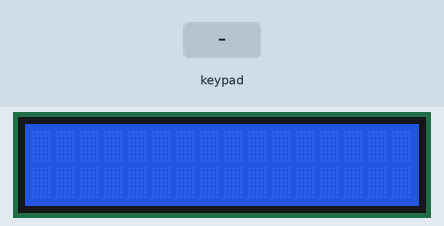
Simulated run of this sketch. Board: Arduino Uno, built with avr-gcc and run on an emulated ATmega328P. Parts: 16×2 character LCD. Wiring (inferred from the names in the program): 4×4 keypad with keys 1 2 3 A 4 5 6 B 7 8 9 C * 0 # D: rows pin 3, pin 4, pin 5, pin 6; columns pin 8, pin 9, pin 10, pin 11. Inputs (shaded band) come from the test bench. What the sketch prints to the serial monitor is not drawn.

Above: at 1.2 s.
1.3 s: key '4' pressed
At 2.0 s:
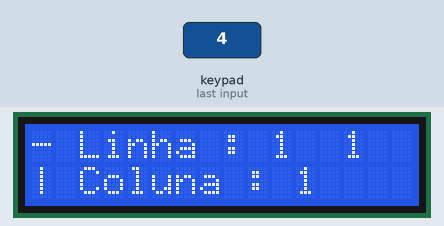
2.8 s: keypad keys 2 5 pressed 0.4 s apart
At 6.6 s:
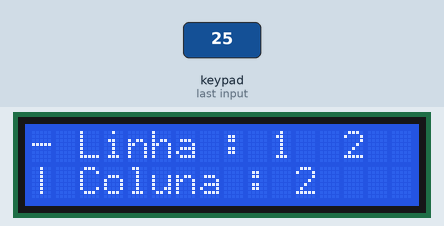
Timing chart, 0 to 8.1 s (numbered marks = the images above; inputs shaded):
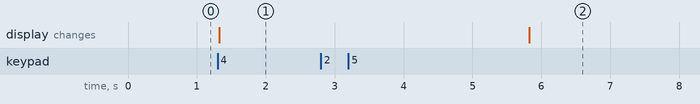

The sketch:

keypad_4x4.ino
```cpp
//Programa: Display LCD 16x2 e modulo I2C
//Autor: Arduino e Cia
#include <Wire.h>
#include <LiquidCrystal_I2C.h>

#define LINHA_1 3
#define LINHA_2 4
#define LINHA_3 5
#define LINHA_4 6

#define COLUNA_1 8
#define COLUNA_2 9
#define COLUNA_3 10
#define COLUNA_4 11

//Inicializa o display no endereco 0x27
LiquidCrystal_I2C lcd(0x27,16,2);

struct TeclaPressionada{
  int linha;
  int coluna;
  char caractere;
};

TeclaPressionada tecla;

void setup()
{
    //Pinos ligados aos pinos 1, 2, 3 e 4 do teclado - Linhas
    pinMode(LINHA_1, OUTPUT);
    pinMode(LINHA_2, OUTPUT);
    pinMode(LINHA_3, OUTPUT);
    pinMode(LINHA_4, OUTPUT);

    //Pinos ligados aos pinos 5, 6, 7 e 8 do teclado - Colunas
    pinMode(COLUNA_1, INPUT);
    pinMode(COLUNA_2, INPUT);
    pinMode(COLUNA_3, INPUT);
    pinMode(COLUNA_4, INPUT);

    Serial.begin(9600);
    Serial.println("Aguardando acionamento das teclas...");
    Serial.println();
    lcd.init();
}

void loop()
{
    lcd.setBacklight(HIGH);
    tecla = le_teclado();

    if(tecla.linha >=0){
      imprime_caractere(tecla.caractere);
      imprime_linha_coluna(tecla.linha,tecla.coluna);
    }
    delay(10);
}

TeclaPressionada le_teclado()
{
   static int LINHAS[4] = {LINHA_1,LINHA_2,LINHA_3,LINHA_4};
   static int COLUNAS[4] = {COLUNA_1,COLUNA_2,COLUNA_3,COLUNA_4};
   static char teclas[4][4] = {{'1','2','3','A'},{'4','5','6','B'},{'7','8','9','C'},{'*','0','#','D'}};
   TeclaPressionada tecla;

   tecla.linha = -1;
   tecla.coluna = -1;

   for (int linhaEmTeste = 0; linhaEmTeste<4; linhaEmTeste++)
    {
      for(int colunaEmTeste =0;colunaEmTeste<4; colunaEmTeste++)
      {
        digitalWrite(LINHA_1, LOW);
        digitalWrite(LINHA_2, LOW);
        digitalWrite(LINHA_3, LOW);
        digitalWrite(LINHA_4, LOW);
        digitalWrite(LINHAS[linhaEmTeste], HIGH);

        if (digitalRead(COLUNAS[colunaEmTeste]) == HIGH)
        {
          tecla.linha = linhaEmTeste+1;
          tecla.coluna = colunaEmTeste+1;
          tecla.caractere = teclas[linhaEmTeste][colunaEmTeste];
          while(digitalRead(COLUNAS[colunaEmTeste]) == HIGH){}
          return tecla;
        }
      }
    }
    return tecla;
}

void imprime_caractere(char caractere)
{
    lcd.setCursor(13,0);
    lcd.print(caractere);
}

void imprime_linha_coluna(int x, int y)
{
    lcd.setCursor(0,0);
    lcd.print("- Linha : ");
    lcd.print(x);
    lcd.setCursor(0,1);
    lcd.print("| Coluna : ");
    lcd.setCursor(11,1);
    lcd.print(y);
}
```

Measured:
- after the input at 1.3 s, the display: changes at once (image 1)
- after the input at 2.8 s, the display: changes after 3.0 s (image 2)
